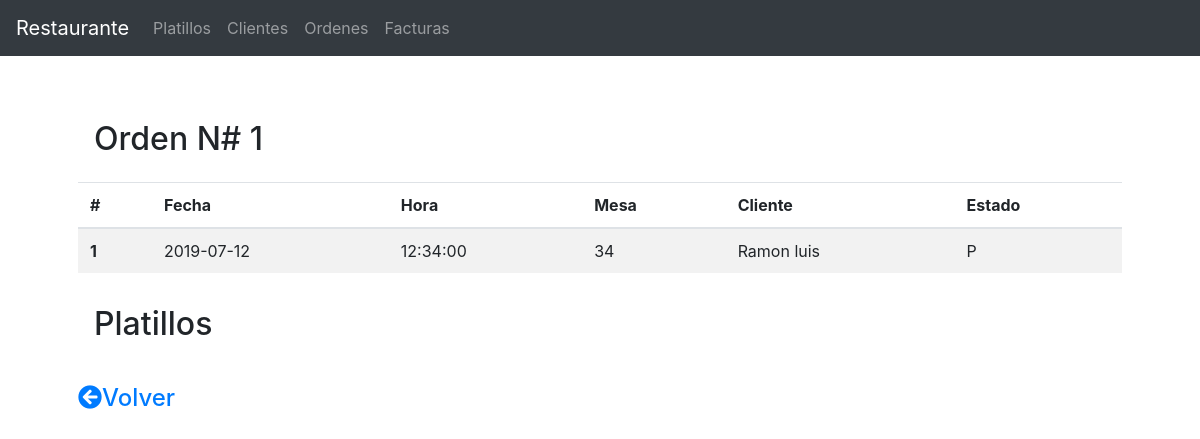
The page /views/orden_descripcion.php?orden=1 on the database its author committed.
### tables this page shows
CREATE TABLE `ordenes` (
  `id` int(11) NOT NULL,
  `fecha` date NOT NULL,
  `hora` time NOT NULL,
  `mesa` tinyint(4) NOT NULL,
  `cliente` int(11) NOT NULL,
  `estado` char(1) NOT NULL
);

CREATE TABLE `clientes` (
  `id` int(11) NOT NULL,
  `nombre` varchar(100) NOT NULL,
  `cedula` int(9) NOT NULL,
  `telefono` varchar(15) NOT NULL,
  `correo` varchar(100) NOT NULL,
  `direccion` varchar(200) DEFAULT NULL,
  `provincia` varchar(100) NOT NULL,
  `canton` varchar(100) NOT NULL,
  `distrito` varchar(100) NOT NULL
);

### utils/Db.php (called while the page is built, shortened)
<?php
class Db {
    protected $connection;
    protected $query;
    public function __construct($dbhost = 'localhost', $dbuser = 'root', $dbpass = '', $dbname = '', $charset = 'utf8') {
		$this->connection = new mysqli($dbhost, $dbuser, $dbpass, $dbname);
		$this->connection->set_charset($charset);
    }
    public function query($query) {
		if ($this->query = $this->connection->prepare($query)) {
            $this->query->execute();
        } else {
            die('Unable to prepare statement (check your syntax) - ' . $this->connection->error);
        }
		return $this;
    }
	public function fetchArray() {
	    $params = array();
	    $meta = $this->query->result_metadata();
	    while ($field = $meta->fetch_field()) {
	        $params[] = &$row[$field->name];
	    }
	    call_user_func_array(array($this->query, 'bind_result'), $params);
        $result = array();
		while ($this->query->fetch()) {
			foreach ($row as $key => $val) {
				$result[$key] = $val;
			}
		}
		return $result;
	}
	public function close() {
		return $this->connection->close();
	}
}

### models/Orden.php (called while the page is built, shortened)
<?php
require_once(PATH.'utils/Db.php');
class Orden {
    public function getOrden($id) {
        $db = new Db(SERVERNAME, USERNAME, PASSWORD, DBNAME);
        $sql = "SELECT ordenes.id, ordenes.fecha, ordenes.hora, ordenes.mesa, clientes.id
        as clienteid, clientes.nombre, ordenes.estado
        FROM ordenes
        INNER JOIN clientes
        ON clientes.id = ordenes.cliente
        WHERE ordenes.id = '$id'";
        $orden = $db->query($sql)->fetchArray();
        return $orden;
    }
}

### views/orden_descripcion.php (the view, shortened to what this page needs)
<?php
include_once(PATH.'views/global/head.php');
require_once(PATH.'models/Orden.php');
if(isset($_GET['orden'])){
    $id = is_numeric($_GET['orden']) ? $_GET['orden'] : 0;
    $ordenObject = new Orden();
    $orden = $ordenObject->getOrden($id);
}
?>
<body>
    <?php include_once(PATH.'views/global/nav.php'); ?>
    <div class="container p-5">
        <div class="title">
            <h2 class="p-3">Orden N# <?php print $orden['id'] ?></h2>
        </div>
        <table class="table table-striped">
            <thead>
                <tr>
                <th scope="col">#</th>
                <th scope="col">Fecha</th>
                <th scope="col">Hora</th>
                <th scope="col">Mesa</th>
                <th scope="col">Cliente</th>
                <th scope="col">Estado</th>
                </tr>
            </thead>
            <tbody>
            <tr>
                <th scope="row"><?php print $orden['id']; ?></th>
                <td><?php print $orden['fecha']; ?></td>
                <td><?php print $orden['hora']; ?></td>
                <td><?php print $orden['mesa']; ?></td>
                <td><?php print $orden['nombre']; ?></td>
                <td><?php print $orden['estado']; ?></td>
            </tr>
            </tbody>
        </table>
        <div class="title">
            <h2 class="p-3">Platillos</h2>
        </div>
        <h4><a href="ordenes.php"><i class="fas fa-arrow-circle-left"></i>Volver</a></h4>
    </div>
</body>

### assets/css/main.css (style rules this page uses)
.title { display: flex; align-items: baseline; }

### rows shown on the page
ordenes: id "1", fecha "2019-07-12", hora "12:34:00", mesa "34", cliente.nombre "Ramon luis", estado "P"
